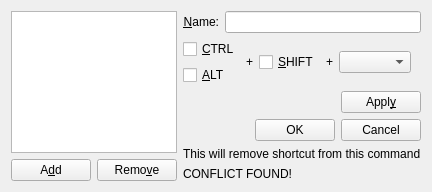
<?xml version="1.0" encoding="UTF-8"?>
<ui version="4.0">
 <class>ShortcutscintDlg</class>
 <widget class="QDialog" name="ShortcutscintDlg">
  <property name="geometry"><rect><x>0</x><y>0</y><width>423</width><height>186</height></rect></property>
  <property name="windowTitle"><string>Shortcut</string></property>
  <layout class="QHBoxLayout" name="layout1">
   <item>
    <layout class="QVBoxLayout" name="layout2">
     <item>
      <widget class="QListWidget" name="listKeys">
       <property name="nppId" stdset="0"><number>5011</number></property>
      </widget>
     </item>
     <item>
      <layout class="QHBoxLayout" name="layout3">
       <item>
        <widget class="QPushButton" name="buttonAdd">
         <property name="nppId" stdset="0"><number>5008</number></property>
         <property name="text"><string>A&amp;dd</string></property>
         <property name="autoDefault"><bool>false</bool></property>
        </widget>
       </item>
       <item>
        <widget class="QPushButton" name="buttonRmve">
         <property name="nppId" stdset="0"><number>5009</number></property>
         <property name="text"><string>Remo&amp;ve</string></property>
         <property name="autoDefault"><bool>false</bool></property>
        </widget>
       </item>
      </layout>
     </item>
    </layout>
   </item>
   <item>
    <layout class="QVBoxLayout" name="layout4">
     <item>
      <layout class="QHBoxLayout" name="layout5">
       <item>
        <widget class="QLabel" name="nameStatic">
         <property name="nppId" stdset="0"><number>5006</number></property>
         <property name="text"><string>&amp;Name:</string></property>
         <property name="alignment"><set>Qt::AlignRight|Qt::AlignVCenter</set></property>
         <property name="buddy"><cstring>nameEdit</cstring></property>
        </widget>
       </item>
       <item>
        <widget class="QLineEdit" name="nameEdit">
         <property name="nppId" stdset="0"><number>5005</number></property>
         <property name="readOnly"><bool>true</bool></property>
        </widget>
       </item>
      </layout>
     </item>
     <item>
      <layout class="QHBoxLayout" name="layout6">
       <item>
        <layout class="QVBoxLayout" name="layout7">
         <item>
          <widget class="QCheckBox" name="ctrlCheck">
           <property name="nppId" stdset="0"><number>5001</number></property>
           <property name="text"><string>&amp;CTRL</string></property>
          </widget>
         </item>
         <item>
          <widget class="QCheckBox" name="altCheck">
           <property name="nppId" stdset="0"><number>5002</number></property>
           <property name="text"><string>&amp;ALT</string></property>
          </widget>
         </item>
        </layout>
       </item>
       <item>
        <widget class="QLabel" name="label">
         <property name="nppId" stdset="0"><number>-1</number></property>
         <property name="text"><string>+</string></property>
        </widget>
       </item>
       <item>
        <widget class="QCheckBox" name="shiftCheck">
         <property name="nppId" stdset="0"><number>5003</number></property>
         <property name="text"><string>&amp;SHIFT</string></property>
        </widget>
       </item>
       <item>
        <widget class="QLabel" name="label2">
         <property name="nppId" stdset="0"><number>-1</number></property>
         <property name="text"><string>+</string></property>
        </widget>
       </item>
       <item>
        <widget class="QComboBox" name="keyCombo">
         <property name="nppId" stdset="0"><number>5004</number></property>
         <property name="insertPolicy"><enum>QComboBox::NoInsert</enum></property>
        </widget>
       </item>
       <item>
        <spacer name="spacer8">
         <property name="orientation"><enum>Qt::Horizontal</enum></property>
         <property name="sizeType"><enum>QSizePolicy::Expanding</enum></property>
         <property name="sizeHint" stdset="0"><size><width>0</width><height>0</height></size></property>
        </spacer>
       </item>
      </layout>
     </item>
     <item>
      <layout class="QHBoxLayout" name="layout9">
       <item>
        <spacer name="spacer10">
         <property name="orientation"><enum>Qt::Horizontal</enum></property>
         <property name="sizeType"><enum>QSizePolicy::Expanding</enum></property>
         <property name="sizeHint" stdset="0"><size><width>0</width><height>0</height></size></property>
        </spacer>
       </item>
       <item>
        <widget class="QPushButton" name="buttonApply">
         <property name="nppId" stdset="0"><number>5010</number></property>
         <property name="text"><string>Appl&amp;y</string></property>
         <property name="autoDefault"><bool>false</bool></property>
        </widget>
       </item>
      </layout>
     </item>
     <item>
      <spacer name="spacer11">
       <property name="orientation"><enum>Qt::Vertical</enum></property>
       <property name="sizeType"><enum>QSizePolicy::Expanding</enum></property>
       <property name="sizeHint" stdset="0"><size><width>0</width><height>0</height></size></property>
      </spacer>
     </item>
     <item>
      <layout class="QHBoxLayout" name="layout12">
       <item>
        <spacer name="spacer13">
         <property name="orientation"><enum>Qt::Horizontal</enum></property>
         <property name="sizeType"><enum>QSizePolicy::Expanding</enum></property>
         <property name="sizeHint" stdset="0"><size><width>0</width><height>0</height></size></property>
        </spacer>
       </item>
       <item>
        <widget class="QPushButton" name="ok">
         <property name="nppId" stdset="0"><number>1</number></property>
         <property name="text"><string>OK</string></property>
         <property name="autoDefault"><bool>false</bool></property>
        </widget>
       </item>
       <item>
        <widget class="QPushButton" name="cancel">
         <property name="nppId" stdset="0"><number>2</number></property>
         <property name="text"><string>Cancel</string></property>
         <property name="autoDefault"><bool>false</bool></property>
        </widget>
       </item>
      </layout>
     </item>
     <item>
      <widget class="QLabel" name="warningStatic">
       <property name="nppId" stdset="0"><number>5007</number></property>
       <property name="text"><string>This will remove shortcut from this command</string></property>
      </widget>
     </item>
     <item>
      <widget class="QLabel" name="conflictStatic">
       <property name="nppId" stdset="0"><number>5012</number></property>
       <property name="text"><string>CONFLICT FOUND!</string></property>
      </widget>
     </item>
    </layout>
   </item>
  </layout>
 </widget>
 <resources/>
 <connections/>
</ui>
